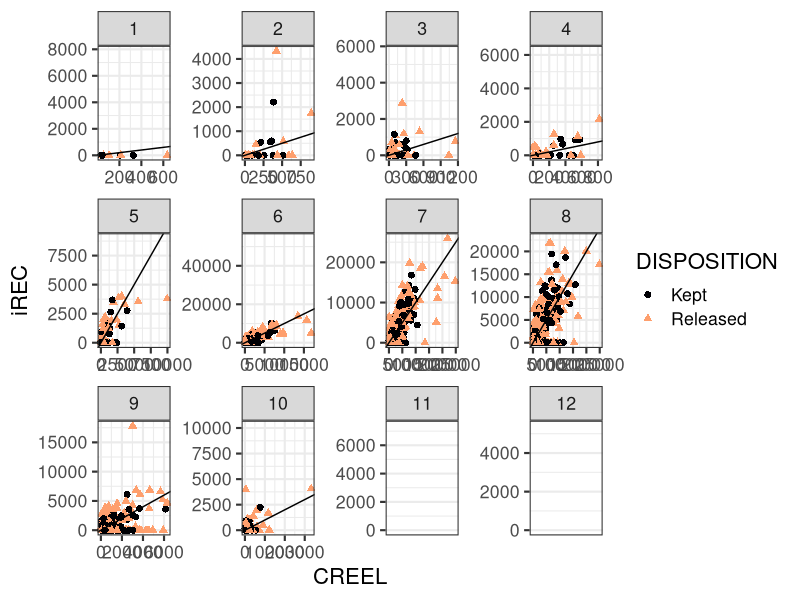
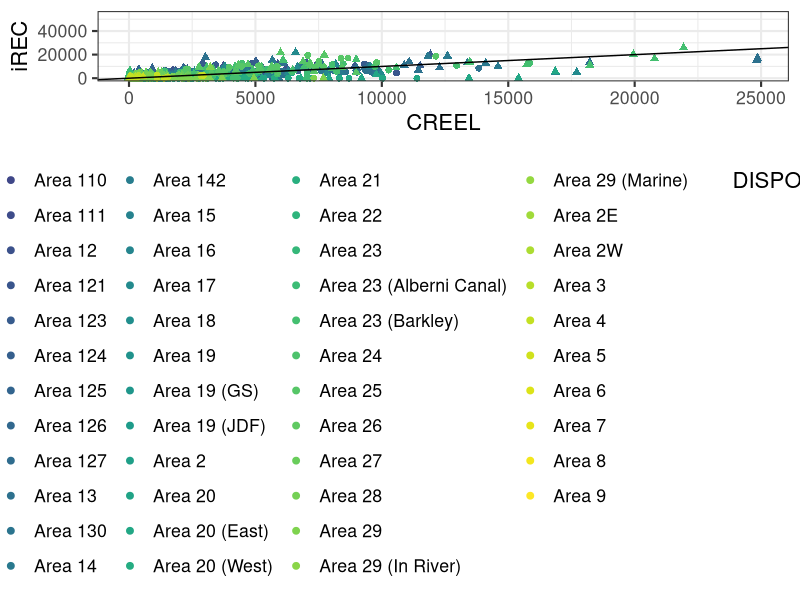
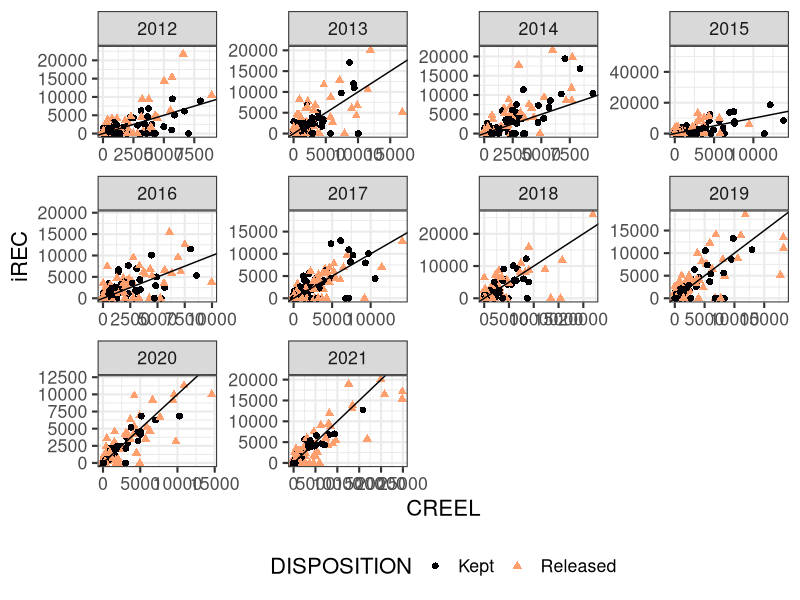
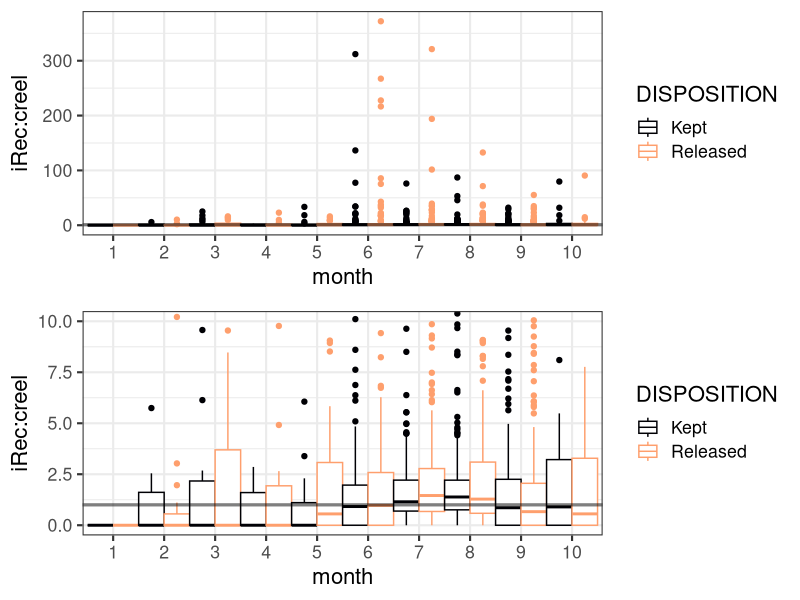
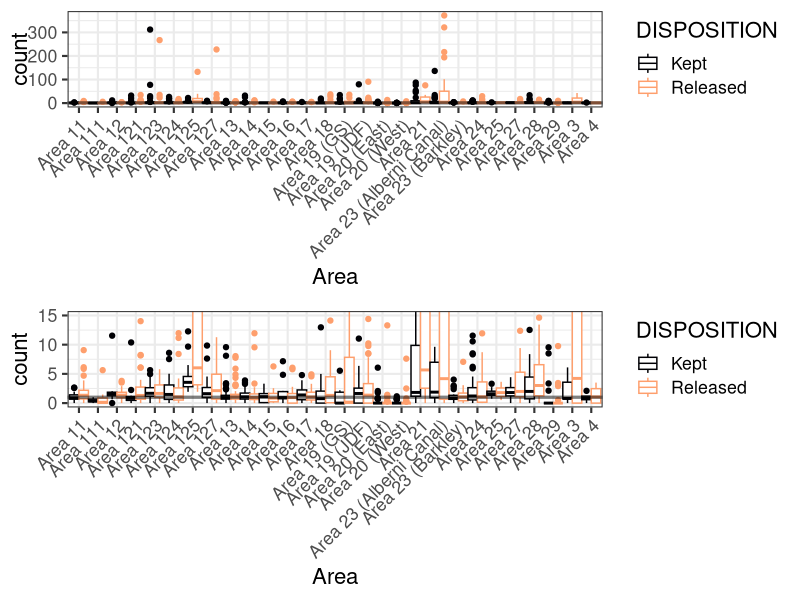
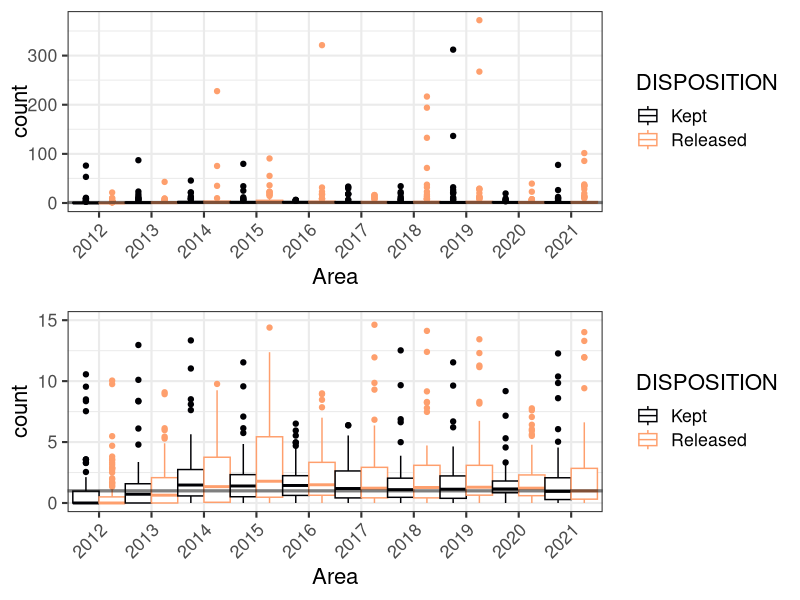
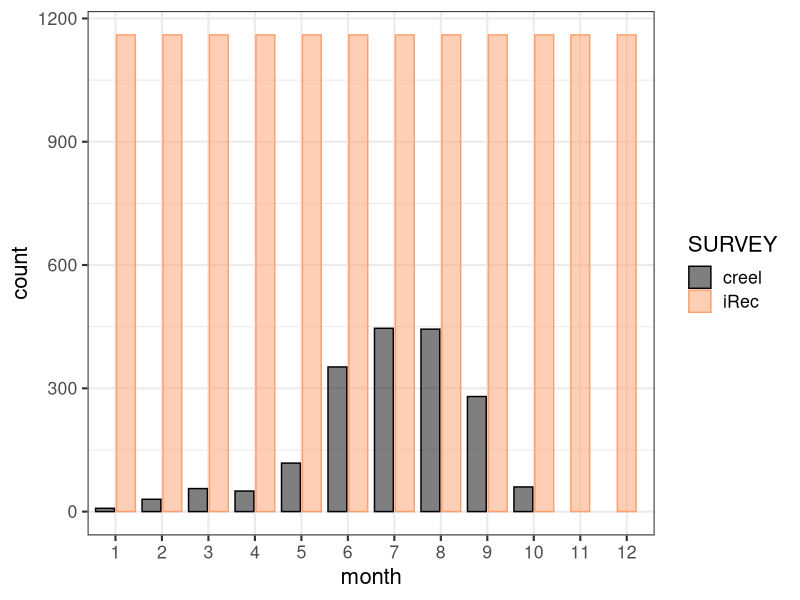
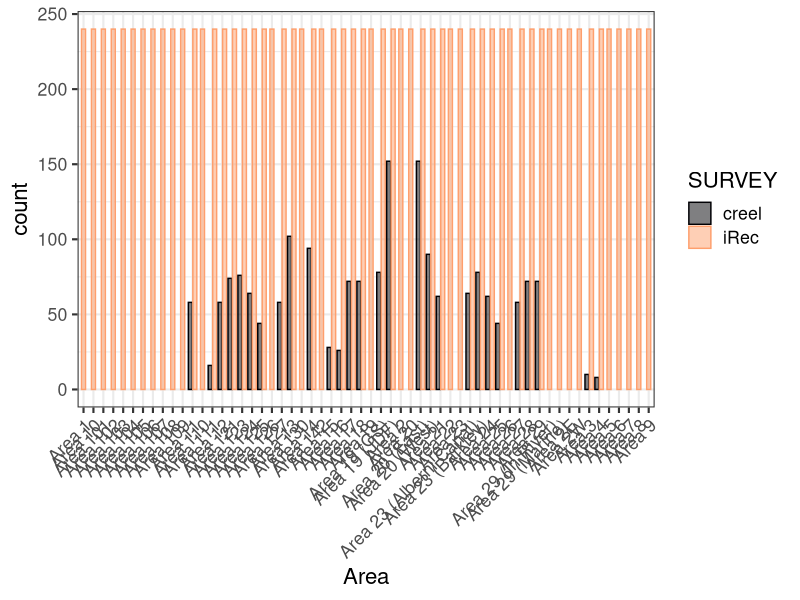

Reproduce these figures in R, in order.
## ---- chunk 1

library(ggplot2)
library(dplyr)
library(grid)
#rmarkdown::render("irec_summary.Rmd")

#read in data

creel<-read.csv("../data/creel2020.csv")
irec<-read.csv("../data/iRecchinook_2012_2021.csv")


## ---- chunk 2

#input 0s for missing observations on irec
#create df for all possible observations - using variables of interest only
#if other variables are considered, need to include them here
allobs <- expand.grid(list(AREA=unique(irec$AREA),
  YEAR=unique(irec$YEAR),
  MONTH=unique(irec$MONTH),
  DISPOSITION=unique(irec$DISPOSITION)))

irecall<-left_join(allobs,irec)
irecall$ESTIMATE[is.na(irecall$ESTIMATE)]<-0


creelc<- creel %>%
  rename(AREA=PFMA, SD=STANDARD_ERROR,DISPOSITION=TYPE, CREEL=)%>%
  select(c(AREA,YEAR,MONTH,DISPOSITION,ESTIMATE,SD))%>%
  mutate(SURVEY="creel")


irecc<- irecall %>%
  #rename(IREC=ESTIMATE)%>%
  select(c(AREA,YEAR,MONTH,DISPOSITION,ESTIMATE,VARIANCE))%>%
  group_by( AREA,YEAR,MONTH,DISPOSITION) %>% summarise(ESTIMATE = sum(ESTIMATE), VARIANCE = sum(VARIANCE))%>%
  mutate(SD=sqrt(VARIANCE))%>%
  select(c(!VARIANCE))%>%
  mutate(SURVEY="iRec")

dat<-rbind(creelc,irecc)



creelcc<-creelc%>%
rename(CREEL=ESTIMATE,SDCREEL=SD)%>%
  select(c(!SURVEY))


ireccc<-irecc%>%
rename(IREC=ESTIMATE,SDIREC=SD)%>%
  select(c(!SURVEY))


datxy<-left_join(ireccc,creelcc)

## ---- chunk 3

p <- ggplot(datxy)
p <- p + geom_point(aes(x=CREEL, y=IREC,color=DISPOSITION, shape=DISPOSITION), size=2)
p <- p + facet_wrap(~MONTH, scales="free")
p <- p + theme_bw(16)+labs( x="CREEL", y="iREC")
p <- p + scale_color_viridis_d(end = 0.8,option = "A")
p <- p + geom_abline(slope=1,intercept=0)
p


## ---- chunk 4

p <- ggplot(datxy)
p <- p + geom_point(aes(x=CREEL, y=IREC,color=AREA, shape=DISPOSITION),size=2)
#p <- p + facet_wrap(~AREA, scales="free")
p <- p + theme_bw(16)+labs( x="CREEL", y="iREC")
p <- p + scale_color_viridis_d()
#p <- p + coord_cartesian(ylim=c(0,max(datxy$CREEL,datxy$IREC, na.rm=T)),xlim=c(0,max(datxy$CREEL,datxy$IREC,na.rm=T)))
p <- p + geom_abline(slope=1,intercept=0)
p <- p + theme(legend.position="bottom")
p
## ---- chunk 5

p <- ggplot(datxy)
p <- p + geom_point(aes(x=CREEL, y=IREC,color=DISPOSITION, shape=DISPOSITION),size=2)
p <- p + facet_wrap(~YEAR, scales="free")
p <- p + theme_bw(16)+labs( x="CREEL", y="iREC")
p <- p + scale_color_viridis_d(end = 0.8,option = "A")
#p <- p + coord_cartesian(ylim=c(0,max(datxy$CREEL,datxy$IREC, na.rm=T)),xlim=c(0,max(datxy$CREEL,datxy$IREC,na.rm=T)))
p <- p + geom_abline(slope=1,intercept=0)
p <- p + theme(legend.position="bottom")
p
## ---- chunk 6

datxy$ratio <- datxy$IREC/datxy$CREEL
datxy <- datxy[is.finite(datxy$ratio),] 


 

p <- ggplot(datxy, aes(x=as.factor(MONTH),y=ratio, color=DISPOSITION))
p <- p + geom_boxplot(width=1, position = position_dodge(width = 1))
p <- p +geom_hline(aes(yintercept=1),size=1.1, alpha=.5)
p <- p + scale_color_viridis_d(end = 0.8,option = "A")
p <- p + theme_bw(16)+labs( x="month", y="iRec:creel")




p2 <- ggplot(datxy, aes(x=as.factor(MONTH),y=ratio, color=DISPOSITION))
p2 <- p2 + geom_boxplot(width=1, position = position_dodge(width = 1))
p2 <- p2 +geom_hline(aes(yintercept=1),size=1.1, alpha=.5)
p2 <- p2 + scale_color_viridis_d(end = 0.8,option = "A")
p2 <- p2 + theme_bw(16)+labs( x="month", y="iRec:creel")
p2 <- p2 + coord_cartesian( ylim = c(0,10))



grid.newpage()
grid.draw(rbind(ggplotGrob(p), ggplotGrob(p2), size = "last"))

## ---- chunk 7


p <- ggplot(datxy, aes(x=as.factor(AREA),y=ratio, color=DISPOSITION))
p <- p + geom_boxplot(width=1, position = position_dodge(width = 1))
p <- p +geom_hline(aes(yintercept=1),size=1.1, alpha=.5)
p <- p + scale_color_viridis_d(end = 0.8,option = "A")
p <- p + theme_bw(16)+labs( x="month", y="iRec:creel")
p <- p + theme(axis.text.x = element_text(angle = 45, hjust=1))+labs( x="Area", y="count")


p2 <- ggplot(datxy, aes(x=as.factor(AREA),y=ratio, color=DISPOSITION))
p2 <- p2 + geom_boxplot(width=1, position = position_dodge(width = 1))
p2 <- p2 +geom_hline(aes(yintercept=1),size=1.1, alpha=.5)
p2 <- p2 + scale_color_viridis_d(end = 0.8,option = "A")
p2 <- p2 + theme_bw(16)+labs( x="month", y="iRec:creel")
p2 <- p2 + theme(axis.text.x = element_text(angle = 45, hjust=1))+labs( x="Area", y="count")
p2 <- p2 + coord_cartesian( ylim = c(0,15))



grid.newpage()
grid.draw(rbind(ggplotGrob(p), ggplotGrob(p2), size = "last"))

## ---- chunk 8


p <- ggplot(datxy, aes(x=as.factor(YEAR),y=ratio, color=DISPOSITION))
p <- p + geom_boxplot(width=1, position = position_dodge(width = 1))
p <- p + geom_hline(aes(yintercept=1),size=1.1, alpha=.5)
p <- p + scale_color_viridis_d(end = 0.8,option = "A")
p <- p + theme_bw(16)+labs( x="year", y="iRec:creel")
p <- p + theme(axis.text.x = element_text(angle = 45, hjust=1))+labs( x="Area", y="count")

p2 <- ggplot(datxy, aes(x=as.factor(YEAR),y=ratio, color=DISPOSITION))
p2 <- p2 + geom_boxplot(width=1, position = position_dodge(width = 1))
p2 <- p2 + geom_hline(aes(yintercept=1),size=1.1, alpha=.5)
p2 <- p2 + scale_color_viridis_d(end = 0.8,option = "A")
p2 <- p2 + theme_bw(16)+labs( x="year", y="iRec:creel")
p2 <- p2 + theme(axis.text.x = element_text(angle = 45, hjust=1))+labs( x="Area", y="count")
p2 <- p2 + coord_cartesian( ylim = c(0,15))


grid.newpage()
grid.draw(rbind(ggplotGrob(p), ggplotGrob(p2), size = "last"))


## ---- chunk 9



p <- ggplot(dat)
p <- p + geom_bar(aes(x=as.factor(MONTH), color=SURVEY, fill=SURVEY),alpha=.5, position=position_dodge2(width = 0.9, preserve = "single"))
p <- p + scale_fill_viridis_d(end = 0.8,option = "A")
p <- p + scale_color_viridis_d(end = 0.8,option = "A")
p <- p + theme_bw(16)+labs( x="month", y="count")
p
## ---- chunk 10

p <- ggplot(dat)
p <- p + geom_bar(aes(x=as.factor(AREA), color=SURVEY, fill=SURVEY),alpha=.5, position=position_dodge2(width = 0.9, preserve = "single"))
p <- p + scale_fill_viridis_d(end = 0.8,option = "A")
p <- p + scale_color_viridis_d(end = 0.8,option = "A")
p <- p + theme_bw(16)
p <- p + theme(axis.text.x = element_text(angle = 45, hjust=1))+labs( x="Area", y="count")
p

## ---- chunk 11

p <- ggplot(dat)
p <- p + geom_bar(aes(x=as.factor(YEAR), color=SURVEY, fill=SURVEY),alpha=.5, position=position_dodge2(width = 0.9, preserve = "single"))
p <- p + scale_fill_viridis_d(end = 0.8,option = "A")
p <- p + scale_color_viridis_d(end = 0.8,option = "A")
p <- p + theme_bw(16)
p <- p + theme(axis.text.x = element_text(angle = 45, hjust=1))+labs( x="year", y="count")
p

## ---- chunk 12

datmon <- dat %>%
group_by( MONTH,DISPOSITION,SURVEY) %>% summarise(ESTIMATE = sum(ESTIMATE))


p <- ggplot(datmon)
p <- p + geom_col(aes(x=as.factor(MONTH),y=ESTIMATE, color=SURVEY, fill=SURVEY),alpha=.5, position=position_dodge2(width = 0.9, preserve = "single"))
p <- p + facet_wrap(~DISPOSITION)
p <- p + scale_fill_viridis_d(end = 0.8,option = "A")
p <- p + scale_color_viridis_d(end = 0.8,option = "A")
p <- p + theme_bw(16)+labs( x="month", y="sum(obs)")
p
## ---- chunk 13

datmon <- dat %>%
group_by( AREA,DISPOSITION,SURVEY) %>% summarise(ESTIMATE = sum(ESTIMATE))


p <- ggplot(datmon)
p <- p + geom_col(aes(x=as.factor(AREA),y=ESTIMATE, color=SURVEY, fill=SURVEY),alpha=.5, position=position_dodge2(width = 0.9, preserve = "single"))
p <- p + facet_wrap(~DISPOSITION)
p <- p + scale_fill_viridis_d(end = 0.8,option = "A")
p <- p + scale_color_viridis_d(end = 0.8,option = "A")
p <- p + theme_bw(16)+labs( x="area", y="sum(obs)")
p <- p + theme(axis.text.x = element_text(angle = 45, hjust=1))+labs( x="Area", y="count")
p

## ---- chunk 14

datyr<- dat %>%
group_by( YEAR,DISPOSITION,SURVEY) %>% summarise(ESTIMATE = sum(ESTIMATE))


p <- ggplot(datyr)
p <- p + geom_col(aes(x=as.factor(YEAR),y=ESTIMATE, color=SURVEY, fill=SURVEY),alpha=.5, position=position_dodge2(width = 0.9, preserve = "single"))
p <- p + facet_wrap(~DISPOSITION)
p <- p + scale_fill_viridis_d(end = 0.8,option = "A")
p <- p + scale_color_viridis_d(end = 0.8,option = "A")
p <- p + theme_bw(16)+labs( x="year", y="sum(obs)")
p <- p + theme(axis.text.x = element_text(angle = 45, hjust=1))+labs( x="Area", y="count")
p

